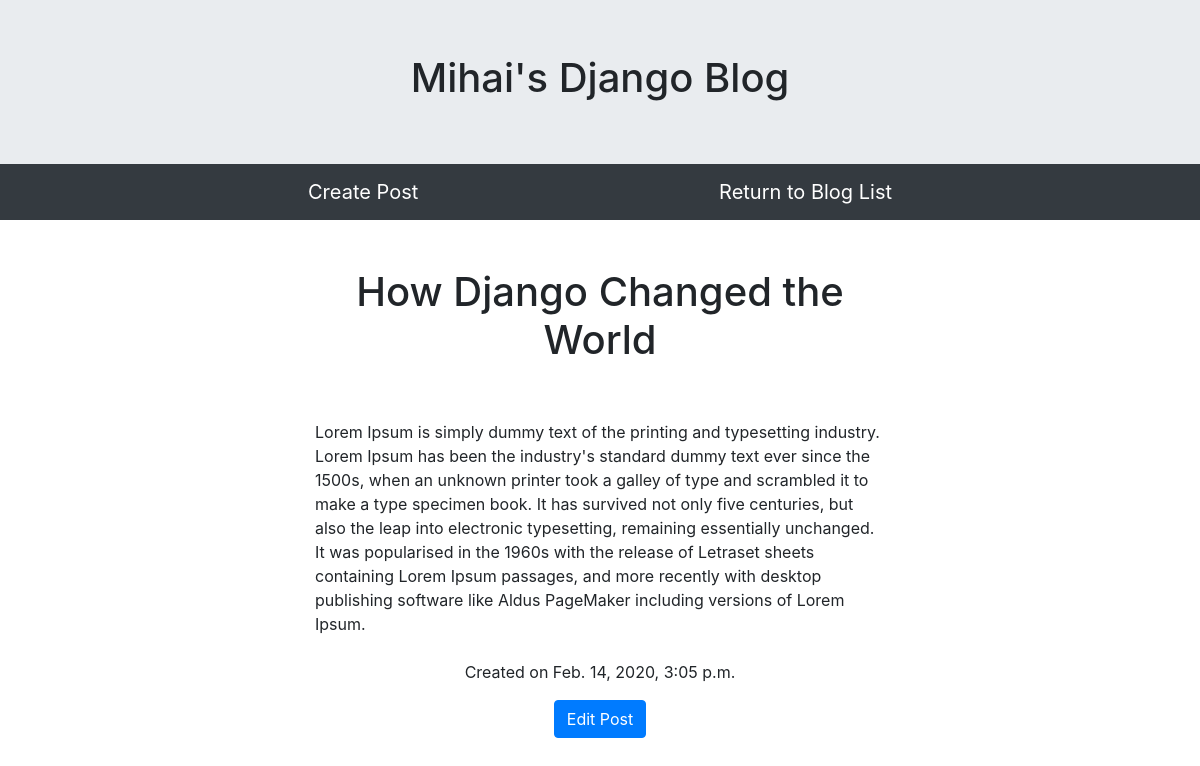
Page /blog/how-django-changed-the-world/ on the committed database.
### blog/models.py (models this page shows, shortened)
class Post(models.Model):
    title = models.CharField(max_length=100)
    description = models.TextField()
    date = models.DateTimeField(auto_now_add=True)
    slug = models.SlugField(max_length=100, unique=True, default=slugify(title))
    class Meta:
        ordering = ['-date']

### blog/views.py (the view)
# urls.py: url(r'^(?P<slug>[-\w]+)/$', post_description, name='blog_desc_view'),
def post_description(request, slug):
    post_object = get_object_or_404(Post, slug=slug)
    context = {'post': post_object }
    return render(request, 'blog/post_desc.html', context)

### blog/templates/blog/post_desc.html
{% extends 'base.html' %}
{% block content %}
<br></br>
<div class="offset-3 col-md-6">
    <h1 align="center">{{post.title}}</h1>
    <br></br>
    {{post.description}}
    <br></br>
    <p align="center">Created on {{post.date}}</p>
    <div class="col text-center">
        <a href="{% url 'blog:edit_post' pk=post.pk %}"><button class="btn btn-primary">Edit Post</button></a>
    </div>
</div>
{% endblock %}

### rows in the picture
Post: title "How Django Changed the World", description "Lorem Ipsum is simply dummy text of the printing and typesetting industry. Lorem Ipsum has been the industry's standard dummy text ever since the 1500s, when an unknown printer took a galley of type and scrambled it to make a type specimen book. It has survived not only five centuries, but also the leap into electronic typesetting, remaining essentially unchanged. It was popularised in the 1960s with the release of Letraset sheets containing Lorem Ipsum passages, and more recently with desktop publishing software like Aldus PageMaker including versions of Lorem Ipsum.", date "Feb. 14, 2020, 3:05 p.m."
